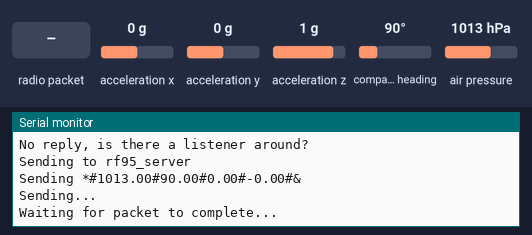
Simulated run of this sketch. Board: Arduino Mega 2560, built with avr-gcc and run on an emulated ATmega2560. Parts: the last lines printed to the serial monitor. The inputs (shaded band) are chosen by the test bench; at power-on: acceleration x 0 g, acceleration y 0 g, acceleration z 1 g, compass heading 90°, air pressure 1013 hPa. No radio packets arrive unless stated.

Above: at 1.2 s.
1.3 s: radio packet "1" arrives
2.8 s: acceleration x set to -1.4 g
At 4.1 s:
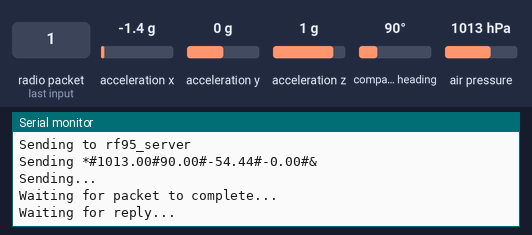
4.3 s: acceleration y set to -1.4 g
At 4.79 s:
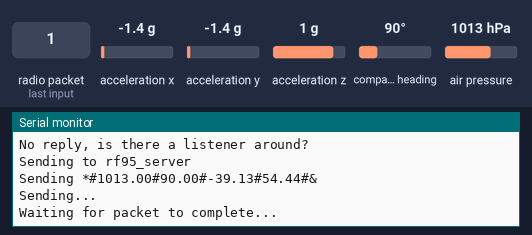
5.8 s: acceleration z set to -1.4 g
At 5.92 s:
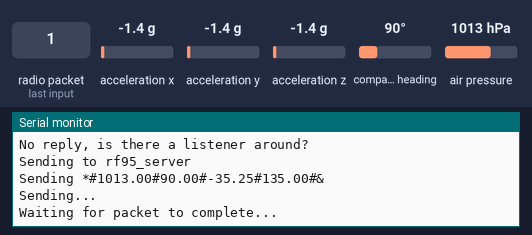
7.3 s: radio packet "0" arrives
8.8 s: compass heading set to 7°
At 9.67 s:
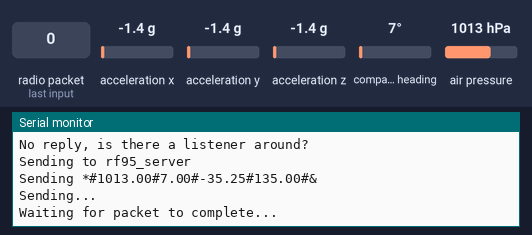
Timing chart, 0 to 11.3 s (numbered marks = the images above; inputs shaded):
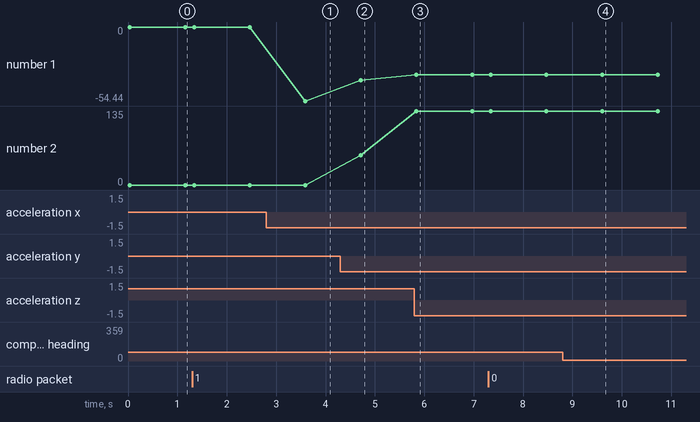

Measured:
- after the input at 2.8 s, the serial monitor: prints a new line after 0.79 s (image 1)
- after the input at 4.3 s, the serial monitor: prints a new line after 0.42 s (image 2)
- after the input at 5.8 s, the serial monitor: prints a new line at once (image 3)
- after the input at 8.8 s, the serial monitor: prints a new line after 0.80 s (image 4)
- plotted number 1: 0 → -54.44 after the input at 2.8 s, -54.44 → -39.13 after the input at 4.3 s, -39.13 → -35.25 after the input at 5.8 s
- plotted number 2: 0 → 54.44 after the input at 4.3 s, 54.44 → 135 after the input at 5.8 s

The sketch:

Transmission_Feb_16.ino
```cpp
/*
 *  This is a combination of code that has been proven to transmit barometer data
 *  with code that should also transmit accelerometer data (untested).
 *
 *  The transmission is of the form:
 *    *#PRESSURE#PITCH#ROLL#HEADING#&
 *
 *  Note: I am not sure of the proper connections to the accelerometer; this may
 *  require some revision of the code. Also, ignore the commented-out sections
 *  of GPS-related code; I still need to work to debug this.
 *
 *  -Michael Hauge
 */

#include <Wire.h>
#include <Adafruit_Sensor.h>
#include <Adafruit_BMP085_U.h>


//Accelerometer
#include <Adafruit_BNO055.h>
#include <utility/imumaths.h>
/* This driver reads raw data from the BNO055
   Connections
   ===========
   Connect SCL to analog 5
   Connect SDA to analog 4
   Connect VDD to 3.3V DC
   Connect GROUND to common ground
/* Set the delay between fresh samples */
#define BNO055_SAMPLERATE_DELAY_MS (100)

Adafruit_BNO055 bno = Adafruit_BNO055();

/*
//GPS
#include <TinyGPS.h>

TinyGPS gps;
String gpsData(TinyGPS &gps);
*/


//Barometer
Adafruit_BMP085_Unified bmp = Adafruit_BMP085_Unified(10085);


// Feather9x_TX
// -*- mode: C++ -*-
// Example sketch showing how to create a simple messaging client (transmitter)
// with the RH_RF95 class. RH_RF95 class does not provide for addressing or
// reliability, so you should only use RH_RF95 if you do not need the higher
// level messaging abilities.
// It is designed to work with the other example Feather9x_RX

#include <SPI.h>
#include <RH_RF95.h>

/* Teensy 3.x w/wing  */
#define RFM95_RST     9   // "A"
#define RFM95_CS      10   // "B"
#define RFM95_INT     4    // "C"

// Change to 434.0 or other frequency, must match RX's freq!
#define RF95_FREQ 868.0

// Singleton instance of the radio driver
RH_RF95 rf95(RFM95_CS, RFM95_INT);


void setup()
{
  //Barometer
  /* Initialise the sensor */
  if(!bmp.begin())
  {
    /* There was a problem detecting the BMP085 ... check your connections */
    Serial.print("Ooops, no BMP085 detected ... Check your wiring or I2C ADDR!");
    while(1);
  }


  //Accelerometer
  if(!bno.begin())
  {
    /* There was a problem detecting the BNO055 ... check your connections */
    Serial.print("Ooops, no BNO055 detected ... Check your wiring or I2C ADDR!");
    while(1);
  }
  bno.setExtCrystalUse(true);

  //Radio
  pinMode(RFM95_RST, OUTPUT);
  digitalWrite(RFM95_RST, HIGH);

  while (!Serial);
  Serial.begin(115200);
  Serial1.begin(9600);
  //delay(100);

  Serial.println("Feather LoRa TX Test!");

  // manual reset
  digitalWrite(RFM95_RST, LOW);
  //delay(10);
  digitalWrite(RFM95_RST, HIGH);
  //delay(10);

  while (!rf95.init()) {
    Serial.println("LoRa radio init failed");
    while (1);
  }
  Serial.println("LoRa radio init OK!");

  // Defaults after init are 434.0MHz, modulation GFSK_Rb250Fd250, +13dbM
  if (!rf95.setFrequency(RF95_FREQ)) {
    Serial.println("setFrequency failed");
    while (1);
  }
  Serial.print("Set Freq to: "); Serial.println(RF95_FREQ);

  // Defaults after init are 434.0MHz, 13dBm, Bw = 125 kHz, Cr = 4/5, Sf = 128chips/symbol, CRC on

  // The default transmitter power is 13dBm, using PA_BOOST.
  // If you are using RFM95/96/97/98 modules which uses the PA_BOOST transmitter pin, then
  // you can set transmitter powers from 5 to 23 dBm:
  rf95.setTxPower(23, false);
}


void loop()
{
  String message = "";
  //String gpsStuff = "";


  //Barometer
  /* Get a new sensor event */
  sensors_event_t event;
  bmp.getEvent(&event);

  /* Display the results (barometric pressure is measure in hPa) */
  if (event.pressure)
  {
    //Serial.println("Sensor Success");
    /* Display atmospheric pressure in hPa */
    message = "*#" + String(event.pressure) + "#";
  }
  else
  {
    Serial.println("Sensor error");
  }


  //Accelerometer
  imu::Vector<3> euler = bno.getVector(Adafruit_BNO055::VECTOR_EULER);
  //Pitch, Roll, Heading
  message += (String)euler.x() + "#" + (String)euler.y() + "#" + (String)euler.z() + "#&";
  //delay(BNO055_SAMPLERATE_DELAY_MS);


  /*
  //------GPS------
  bool newdata = false;
  unsigned long start = millis();
  //Update every .1 seconds
  while (millis() - start < 100) {
    if(Serial1.available()) {
      char c = Serial1.read();
      if (gps.encode(c)) {
        newdata = true;
      }
    }
  }

  if(newdata)
    Serial.println(gpsData(gps));
  //------GPS------

  message += gpsStuff;
  */


  Serial.println("Sending to rf95_server");
  // Send a message to rf95_server

  int n = message.length();

  char radiopacket[n+1];
  strcpy(radiopacket, message.c_str());
  //itoa(packetnum++, radiopacket+13, 10);
  Serial.print("Sending "); Serial.println(radiopacket);
  //radiopacket[19] = 0;

  Serial.println("Sending..."); delay(10);
  rf95.send((uint8_t *)radiopacket, n+1);

  Serial.println("Waiting for packet to complete..."); delay(10);
  rf95.waitPacketSent();
  // Now wait for a reply
  uint8_t buf[RH_RF95_MAX_MESSAGE_LEN];
  uint8_t len = sizeof(buf);

  Serial.println("Waiting for reply..."); delay(10);
  if (rf95.waitAvailableTimeout(1000))
  {
    // Should be a reply message for us now
    if (rf95.recv(buf, &len))
   {
      Serial.print("Got reply: ");
      Serial.println((char*)buf);
      Serial.print("RSSI: ");
      Serial.println(rf95.lastRssi(), DEC);
    }
    else
    {
      Serial.println("Receive failed");
    }
  }
  else
  {
    Serial.println("No reply, is there a listener around?");
  }
  //delay(1000);
}

/*
//------GPS------
String gpsData(TinyGPS &gps)
{
  String toReturn = "";
  long lat, lon;
  float flat, flon;
  unsigned long age, date, time, chars;
  int year;
  byte month, day, hour, minute, second, hundredths;
  unsigned short sentences, failed;
  unsigned long fix_age;
  gps.f_get_position(&flat, &flon, &fix_age);
  if (fix_age == TinyGPS::GPS_INVALID_AGE) {
    return "0"; //No fix - no valid data
  } else {
    toReturn += "1: Valid Data"; //Fix - valid data
    gps.get_position(&lat, &lon, &age);
    toReturn += " Lat/Long(10^-5 deg): " + (String)lat + ", " + (String)lon;
    toReturn += "\nFix age: " + (String)age + "ms.";

    gps.get_datetime(&date, &time, &age);
    toReturn += " Date(ddmmyy): " + (String)date + " Time(hhmmsscc): " + (String)time;
    toReturn += " Fix age: " + (String)age + "ms.";

    toReturn += " Alt(cm): " + (String)gps.altitude() + " Course(10^-2 deg): " + (String)gps.course();
    toReturn += " Speed(10^-2 knots): " + (String)gps.speed();

    return toReturn;
  }
}
*/
```
